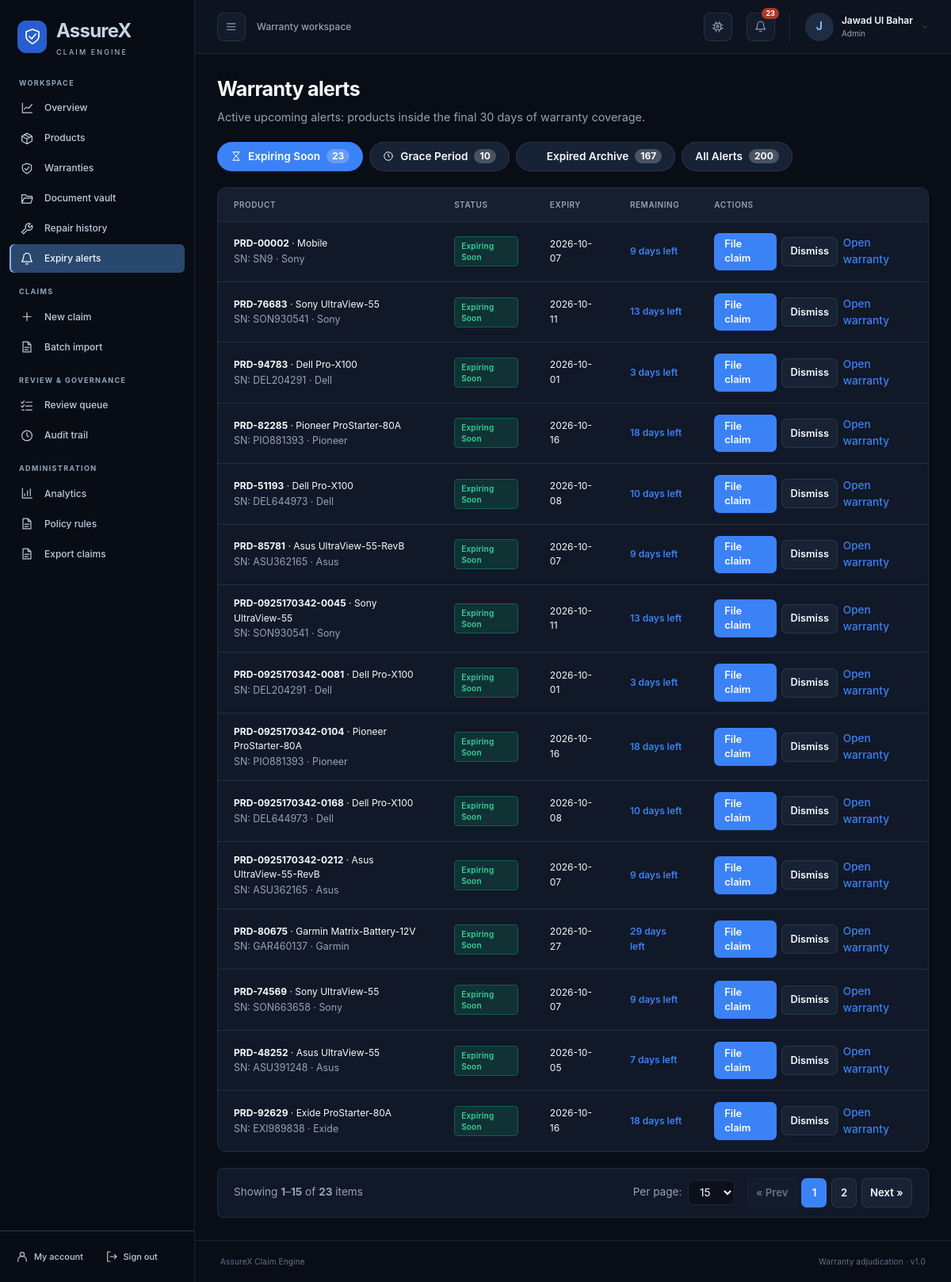
Page /alerts (signed in) on the committed database.
### src/assurex_claim_engine/db/database.py (models this page shows)
class User(Base):
    __tablename__ = "users"
    id = Column(Integer, primary_key=True, index=True)
    user_id = Column(String(50), unique=True, index=True, nullable=False)
    email = Column(String(100), unique=True, index=True, nullable=False)
    hashed_password = Column(String(255), nullable=False)
    full_name = Column(String(100), nullable=False)
    role = Column(String(30), nullable=False, default="customer")
    phone_number = Column(String(50), nullable=True, default="")
    mailing_address = Column(Text, nullable=True, default="")
    created_at = Column(DateTime, default=_utcnow)
    products = relationship("Product", back_populates="owner")
    claims = relationship("Claim", back_populates="claimant")
    documents = relationship("Document", back_populates="owner")
    repairs = relationship("Repair", back_populates="owner")

class Product(Base):
    __tablename__ = "products"
    id = Column(Integer, primary_key=True, index=True)
    product_id = Column(String(50), unique=True, index=True, nullable=False)
    user_id = Column(String(50), ForeignKey("users.user_id"), nullable=False)
    product_name = Column(String(150), nullable=False)
    category = Column(String(50), nullable=False)
    brand = Column(String(50), nullable=False)
    model_number = Column(String(50), nullable=False)
    serial_number = Column(String(50), nullable=False)
    purchase_date = Column(String(20), nullable=False)
    purchase_price = Column(Float, nullable=False)
    retailer = Column(String(100), nullable=False)
    warranty_duration_months = Column(Integer, nullable=False, default=24)
    has_extended_warranty = Column(Boolean, default=False)
    extended_warranty_provider = Column(String(100), nullable=True)
    extended_warranty_contract_number = Column(String(100), nullable=True)
    extended_warranty_duration_months = Column(Integer, nullable=True, default=0)
    created_at = Column(DateTime, default=_utcnow)
    owner = relationship("User", back_populates="products")
    claims = relationship("Claim", back_populates="product")
    documents = relationship("Document", back_populates="product")
    repairs = relationship("Repair", back_populates="product")

### src/assurex_claim_engine/web/app.py (the view)
@app.get("/alerts", response_class=HTMLResponse)
def alerts_page(
    request: Request,
    current_user: User = Depends(require_login),
    db: Session = Depends(get_db),
):
    tab = request.query_params.get("tab", "expiring").lower()
    summary = warranty_alert_summary(db, current_user)
    if tab == "expired":
        selected_items = summary["expired"]
    elif tab == "grace":
        selected_items = summary["grace"]
    elif tab == "all":
        selected_items = summary["expiring"] + summary["grace"] + summary["expired"]
    else:
        tab = "expiring"
        selected_items = summary["expiring"]
    page = request.query_params.get("page", 1)
    per_page = request.query_params.get("per_page", 15)
    pagination = paginate(selected_items, page=page, per_page=per_page)
    return render(
        request,
        "alerts.html",
        {
            "user": current_user,
            "pending_actions": pagination["items"],
            "pagination": pagination,
            "active_tab": tab,
            "summary": summary,
        },
        db=db,
    )

### templates/alerts.html (shortened to what this page needs)
{% extends "base.html" %}
{% block content %}
<div style="display: flex; justify-content: space-between; align-items: flex-start; margin-bottom: 1.25rem; flex-wrap: wrap; gap: 1rem;">
    <div>
        <h1 style="font-size: 1.5rem; font-weight: 700;">Warranty alerts</h1>
        <p style="color: var(--text-sub); margin-top: 0.25rem; font-size: 0.9rem;">
            {% if active_tab == 'expired' %}
            Historical expired warranty archive — view and review past warranty coverages.
            {% elif active_tab == 'grace' %}
            Products in active grace period (grace coverage before permanent expiration).
            {% elif active_tab == 'all' %}
            Complete warranty alert directory across active, grace, and expired statuses.
            {% else %}
            Active upcoming alerts: products inside the final 30 days of warranty coverage.
            {% endif %}
        </p>
    </div>
</div>
<div class="alerts-tab-bar" style="display: flex; gap: 0.5rem; margin-bottom: 1.25rem; flex-wrap: wrap;">
    <a href="/alerts?tab=expiring" class="btn {% if active_tab == 'expiring' %}btn-primary{% else %}btn-secondary{% endif %}" style="display: flex; align-items: center; gap: 0.5rem; border-radius: 20px; font-size: 0.85rem; padding: 0.4rem 1rem;">
        <svg class="icon" aria-hidden="true" style="width: 14px; height: 14px;"><use href="/static/icons.svg#fa-hourglass-half"></use></svg>
        <span>Expiring Soon</span>
        <span class="badge" style="background: rgba(255,255,255,0.22); padding: 1px 7px; border-radius: 10px; font-size: 0.75rem; font-weight: 700;">{{ summary.expiring_count|default(0) }}</span>
    </a>
    <a href="/alerts?tab=grace" class="btn {% if active_tab == 'grace' %}btn-primary{% else %}btn-secondary{% endif %}" style="display: flex; align-items: center; gap: 0.5rem; border-radius: 20px; font-size: 0.85rem; padding: 0.4rem 1rem;">
        <svg class="icon" aria-hidden="true" style="width: 14px; height: 14px;"><use href="/static/icons.svg#fa-clock-rotate-left"></use></svg>
        <span>Grace Period</span>
        <span class="badge" style="background: rgba(255,255,255,0.22); padding: 1px 7px; border-radius: 10px; font-size: 0.75rem; font-weight: 700;">{{ summary.grace_count|default(0) }}</span>
    </a>
    <a href="/alerts?tab=expired" class="btn {% if active_tab == 'expired' %}btn-primary{% else %}btn-secondary{% endif %}" style="display: flex; align-items: center; gap: 0.5rem; border-radius: 20px; font-size: 0.85rem; padding: 0.4rem 1rem;">
        <svg class="icon" aria-hidden="true" style="width: 14px; height: 14px;"><use href="/static/icons.svg#fa-box-archive"></use></svg>
        <span>Expired Archive</span>
        <span class="badge" style="background: rgba(255,255,255,0.22); padding: 1px 7px; border-radius: 10px; font-size: 0.75rem; font-weight: 700;">{{ summary.expired_count|default(0) }}</span>
    </a>
    <a href="/alerts?tab=all" class="btn {% if active_tab == 'all' %}btn-primary{% else %}btn-secondary{% endif %}" style="display: flex; align-items: center; gap: 0.5rem; border-radius: 20px; font-size: 0.85rem; padding: 0.4rem 1rem;">
        <span>All Alerts</span>
        <span class="badge" style="background: rgba(255,255,255,0.22); padding: 1px 7px; border-radius: 10px; font-size: 0.75rem; font-weight: 700;">{{ summary.total_all|default(0) }}</span>
    </a>
</div>
{% if pending_actions %}
<table class="data-table">
    <thead>
        <tr><th>Product</th><th>Status</th><th>Expiry</th><th>Remaining</th><th>Actions</th></tr>
    </thead>
    <tbody>
        {% for row in pending_actions %}
        <tr>
            <td>
                <strong>{{ row.product.product_id }}</strong> · {{ row.product.product_name }}
                <div style="font-size: 0.775rem; color: var(--text-sub);">SN: {{ row.product.serial_number }} · {{ row.product.brand }}</div>
            </td>
            <td>
                <span class="status-badge {% if row.warranty_status == 'Expired' %}status-invalid{% elif row.warranty_status == 'Grace Period Active' %}status-review{% else %}status-valid{% endif %}">
                    {{ row.warranty_status }}
                </span>
            </td>
            <td>{{ row.warranty_expiry_date }}</td>
            <td>
                {% if row.remaining_warranty_days > 0 %}
                <span style="color: var(--primary); font-weight: 600;">{{ row.remaining_warranty_days }} days left</span>
                {% elif row.remaining_warranty_days == 0 %}
                <span style="color: var(--warning, #eab308); font-weight: 600;">Expires today</span>
                {% else %}
                <span style="color: var(--danger, #ef4444);">Expired {{ (row.remaining_warranty_days)|abs }}d ago</span>
                {% endif %}
            </td>
            <td>
                <div style="display: flex; gap: 0.4rem; align-items: center;">
                    <a class="btn btn-primary" style="padding: 0.3rem 0.75rem; font-size: 0.8rem;" href="/claims/new?product_id={{ row.product.product_id }}">File claim</a>
                    <form method="POST" action="/alerts/dismiss/{{ row.product.product_id }}?tab={{ active_tab }}" style="display:inline; margin:0;">
                        <button type="submit" class="btn btn-secondary" style="padding: 0.3rem 0.65rem; font-size: 0.8rem;" title="Dismiss alert">Dismiss</button>
                    </form>
                    <a class="link" style="font-size: 0.85rem;" href="/warranties/{{ row.product.product_id }}">Open warranty</a>
                </div>
            </td>
        </tr>
        {% endfor %}
    </tbody>
</table>
{% include "components/pagination.html" %}
{% endif %}
{% endblock %}

### templates/base.html (shortened to what this page needs)
<!DOCTYPE html>
<html lang="en">
<head>
    <link rel="stylesheet" href="/static/css/dashboard.css">
</head>
{% set active_role = user.role if user else request.session.get('role') %}
{% set active_name = user.full_name if user else request.session.get('full_name') %}
{% set path = request.url.path %}
{% macro nav(url, label, icon, prefix=false) %}
<a href="{{ url }}" aria-label="{{ label }}" class="nav-item-link{% if path == url or (prefix and path.startswith(url + '/')) %} active{% endif %}" {% if path == url or (prefix and path.startswith(url + '/')) %}aria-current="page"{% endif %} title="{{ label }}">
    <svg class="icon" aria-hidden="true"><use href="/static/icons.svg#{{ icon }}"></use></svg><span class="nav-label">{{ label }}</span>
</a>
{% endmacro %}
<body class="{% if active_role %}app-layout{% else %}auth-layout{% endif %}">
{% if active_role %}
<aside class="sidebar" id="app-sidebar" aria-label="Application sidebar">
    <a href="/" class="sidebar-brand"><span class="brand-mark"><svg class="icon" aria-hidden="true"><use href="/static/icons.svg#fa-shield-halved"></use></svg></span><span class="nav-label">AssureX<small>CLAIM ENGINE</small></span></a>
    <nav class="sidebar-nav" aria-label="Main navigation">
        <div class="nav-section-label">Workspace</div>
        {{ nav('/', 'Overview', 'fa-chart-line') }}
        {{ nav('/products', 'Products', 'fa-box', true) }}
        {{ nav('/warranties', 'Warranties', 'fa-shield', true) }}
        {{ nav('/documents', 'Document vault', 'fa-folder-open', true) }}
        {{ nav('/repairs', 'Repair history', 'fa-wrench', true) }}
        {{ nav('/alerts', 'Expiry alerts', 'fa-bell') }}
        {% if active_role in ['customer', 'service_center', 'admin'] %}
        <div class="nav-section-label">Claims</div>
        {{ nav('/claims/new', 'New claim', 'fa-plus') }}
        {{ nav('/claims/import-csv', 'Batch import', 'fa-file-csv') }}
        {% endif %}
        {% if active_role in ['reviewer', 'admin'] %}
        <div class="nav-section-label">Review & governance</div>
        {{ nav('/reviewer/queue', 'Review queue', 'fa-list-check') }}
        {{ nav('/audit-logs', 'Audit trail', 'fa-clock-rotate-left') }}
        {% endif %}
        {% if active_role == 'admin' %}
        <div class="nav-section-label">Administration</div>
        {{ nav('/admin/analytics', 'Analytics', 'fa-chart-bar') }}
        {{ nav('/admin/policies', 'Policy rules', 'fa-scroll') }}
        {{ nav('/admin/export-csv', 'Export claims', 'fa-file-export') }}
        {% endif %}
    </nav>
    <div class="sidebar-bottom">
        {{ nav('/profile', 'My account', 'fa-user-circle') }}
        {{ nav('/logout', 'Sign out', 'fa-right-from-bracket') }}
    </div>
</aside>
<div class="app-workspace">
<header class="app-topbar">
    <div class="topbar-left">
        <button class="icon-button" id="sidebar-toggle" type="button" aria-controls="app-sidebar" aria-expanded="true" aria-label="Toggle navigation"><svg class="icon" aria-hidden="true"><use href="/static/icons.svg#fa-bars"></use></svg></button>
        <span class="workspace-label">Warranty workspace</span>
    </div>
    <div class="topbar-actions">
        <button class="icon-button theme-toggle-btn" id="theme-toggle" type="button" aria-label="Toggle theme" title="Toggle dark/light theme"><svg class="icon" aria-hidden="true"><use href="/static/icons.svg#fa-wand-magic-sparkles"></use></svg></button>
        <a href="/alerts" class="icon-button alerts-link" aria-label="Expiry alerts{% if alert_count %}: {{ alert_count }}{% endif %}" title="Expiry alerts"><svg class="icon" aria-hidden="true"><use href="/static/icons.svg#fa-bell"></use></svg>{% if alert_count %}<span class="nav-badge">{{ alert_count }}</span>{% endif %}</a>
        <a href="/profile" class="account-link"><span class="avatar">{{ (active_name or 'A')[:1]|upper }}</span><span class="account-text">{{ active_name }}<small>{{ active_role.replace('_', ' ')|title }}</small></span><svg class="icon" aria-hidden="true"><use href="/static/icons.svg#fa-chevron-down"></use></svg></a>
    </div>
</header>
{% endif %}
<main class="main-content" id="main-content" tabindex="-1">
    {% block content %}{% endblock %}
</main>
{% if active_role %}<footer class="app-footer"><span>AssureX Claim Engine</span><span>Warranty adjudication · v1.0</span></footer>{% endif %}
</div>
</body>
</html>

### rows in the picture
User: full_name "J", full_name "Jawad Ul Bahar", replace "Admin"
Product: product.product_id "PRD-00002", product.product_name "Mobile", product.serial_number "SN9", product.brand "Sony"
Product: product.product_id "PRD-76683", product.product_name "Sony UltraView-55", product.serial_number "SON930541", product.brand "Sony"
Product: product.product_id "PRD-94783", product.product_name "Dell Pro-X100", product.serial_number "DEL204291", product.brand "Dell"
Product: product.product_id "PRD-82285", product.product_name "Pioneer ProStarter-80A", product.serial_number "PIO881393", product.brand "Pioneer"
Product: product.product_id "PRD-51193", product.product_name "Dell Pro-X100", product.serial_number "DEL644973", product.brand "Dell"
Product: product.product_id "PRD-85781", product.product_name "Asus UltraView-55-RevB", product.serial_number "ASU362165", product.brand "Asus"
Product: product.product_id "PRD-0925170342-0045", product.product_name "Sony UltraView-55", product.serial_number "SON930541", product.brand "Sony"
Product: product.product_id "PRD-0925170342-0081", product.product_name "Dell Pro-X100", product.serial_number "DEL204291", product.brand "Dell"
Product: product.product_id "PRD-0925170342-0104", product.product_name "Pioneer ProStarter-80A", product.serial_number "PIO881393", product.brand "Pioneer"
Product: product.product_id "PRD-0925170342-0168", product.product_name "Dell Pro-X100", product.serial_number "DEL644973", product.brand "Dell"
Product: product.product_id "PRD-0925170342-0212", product.product_name "Asus UltraView-55-RevB", product.serial_number "ASU362165", product.brand "Asus"
Product: product.product_id "PRD-80675", product.product_name "Garmin Matrix-Battery-12V", product.serial_number "GAR460137", product.brand "Garmin"
Product: product.product_id "PRD-74569", product.product_name "Sony UltraView-55", product.serial_number "SON663658", product.brand "Sony"
Product: product.product_id "PRD-48252", product.product_name "Asus UltraView-55", product.serial_number "ASU391248", product.brand "Asus"
Product: product.product_id "PRD-92629", product.product_name "Exide ProStarter-80A", product.serial_number "EXI989838", product.brand "Exide"

### other values in the picture
{{ label }} "Overview Products Warranties Document vault Repair history Expiry alerts New claim Batch import Review queue Audit trail Analytics Policy rules Export claims My account Sign out"
{{ alert_count }} "23"
{{ summary.expiring_count|default(0) }} "23"
{{ summary.grace_count|default(0) }} "10"
{{ summary.expired_count|default(0) }} "167"
{{ summary.total_all|default(0) }} "200"
{{ row.warranty_status }} "Expiring Soon" "Expiring Soon" "Expiring Soon" "Expiring Soon" "Expiring Soon" "Expiring Soon" "Expiring Soon" "Expiring Soon" "Expiring Soon" "Expiring Soon" "Expiring Soon" "Expiring Soon" "Expiring Soon" "Expiring Soon" "Expiring Soon"
{{ row.warranty_expiry_date }} "2026-10-07" "2026-10-11" "2026-10-01" "2026-10-16" "2026-10-08" "2026-10-07" "2026-10-11" "2026-10-01" "2026-10-16" "2026-10-08" "2026-10-07" "2026-10-27" "2026-10-07" "2026-10-05" "2026-10-16"
{{ row.remaining_warranty_days }} "9" "13" "3" "18" "10" "9" "13" "3" "18" "10" "9" "29" "9" "7" "18"
{{ pagination.start_idx }} "1"
{{ pagination.end_idx }} "15"
{{ pagination.total }} "23"
{{ p }} "1" "2"
form field value "15"
